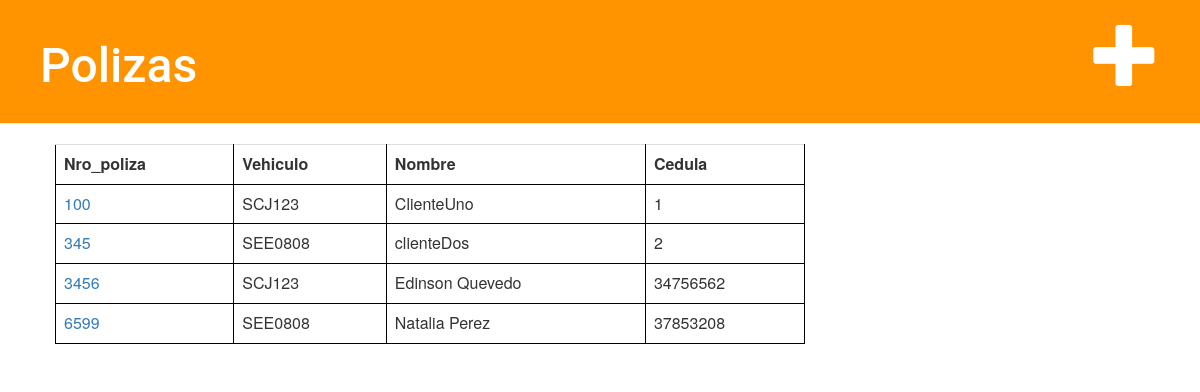
The page /poliza/ on the database as committed earlier.
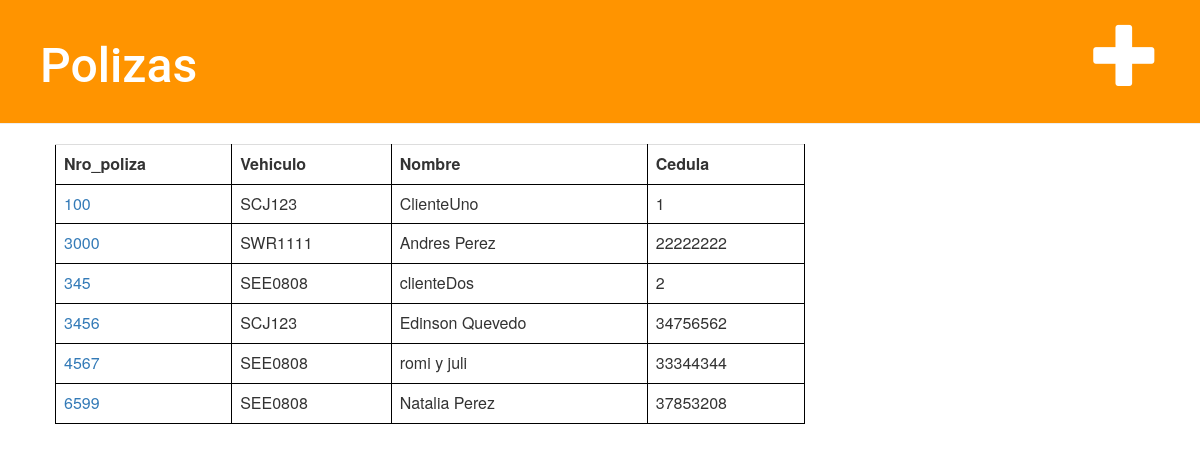
The same page on the database as committed later.
### denuncia/models.py (models this page shows, shortened)
class Poliza(models.Model):
    nro_poliza = models.CharField(primary_key=True, max_length=8)
    cliente = models.ForeignKey('Cliente',on_delete=models.CASCADE,)
    vehiculo = models.ForeignKey('Vehiculo',on_delete=models.CASCADE,)

class Vehiculo(models.Model):
    matricula = models.CharField(primary_key=True, max_length=7)

class Cliente(models.Model):
    cedula = models.CharField(primary_key=True, max_length=8)
    nombre = models.CharField(max_length=30)
    vehiculo = models.ForeignKey('Vehiculo',on_delete=models.CASCADE,)

### denuncia/views.py (the view)
# urls.py: path('poliza/', views.poliza_list, name='poliza_list'),
def poliza_list(request):
    polizas = Poliza.objects.order_by('nro_poliza')
    return render(request, 'poliza/poliza_list.html', {'polizas': polizas})

### denuncia/templates/poliza/poliza_list.html
{% extends 'poliza/base.html' %}
{% block content %}
	<table class='table'>
		<tr>
			<th>Nro_poliza</th><th>Vehiculo</th><th>Nombre</th><th>Cedula</th>
		</tr>
		{% for poliza in polizas %}
			<tr>
				<td> <a href="{% url 'poliza_detail' pk=poliza.nro_poliza %}">{{ poliza.nro_poliza }}</a></td>
				<td>{{ poliza.vehiculo.matricula }} </td>
				<td>{{ poliza.cliente.nombre }} </td>
				<td>{{ poliza.cliente.cedula }} </td>
			</tr>
		{% endfor %}
	</table>
{% endblock %}

Rows that differ between the two databases and show on the page:
added Poliza: nro_poliza "3000", vehiculo.matricula "SWR1111", cliente.nombre "Andres Perez", cliente.cedula "22222222"
added Poliza: nro_poliza "4567", vehiculo.matricula "SEE0808", cliente.nombre "romi y juli", cliente.cedula "33344344"
